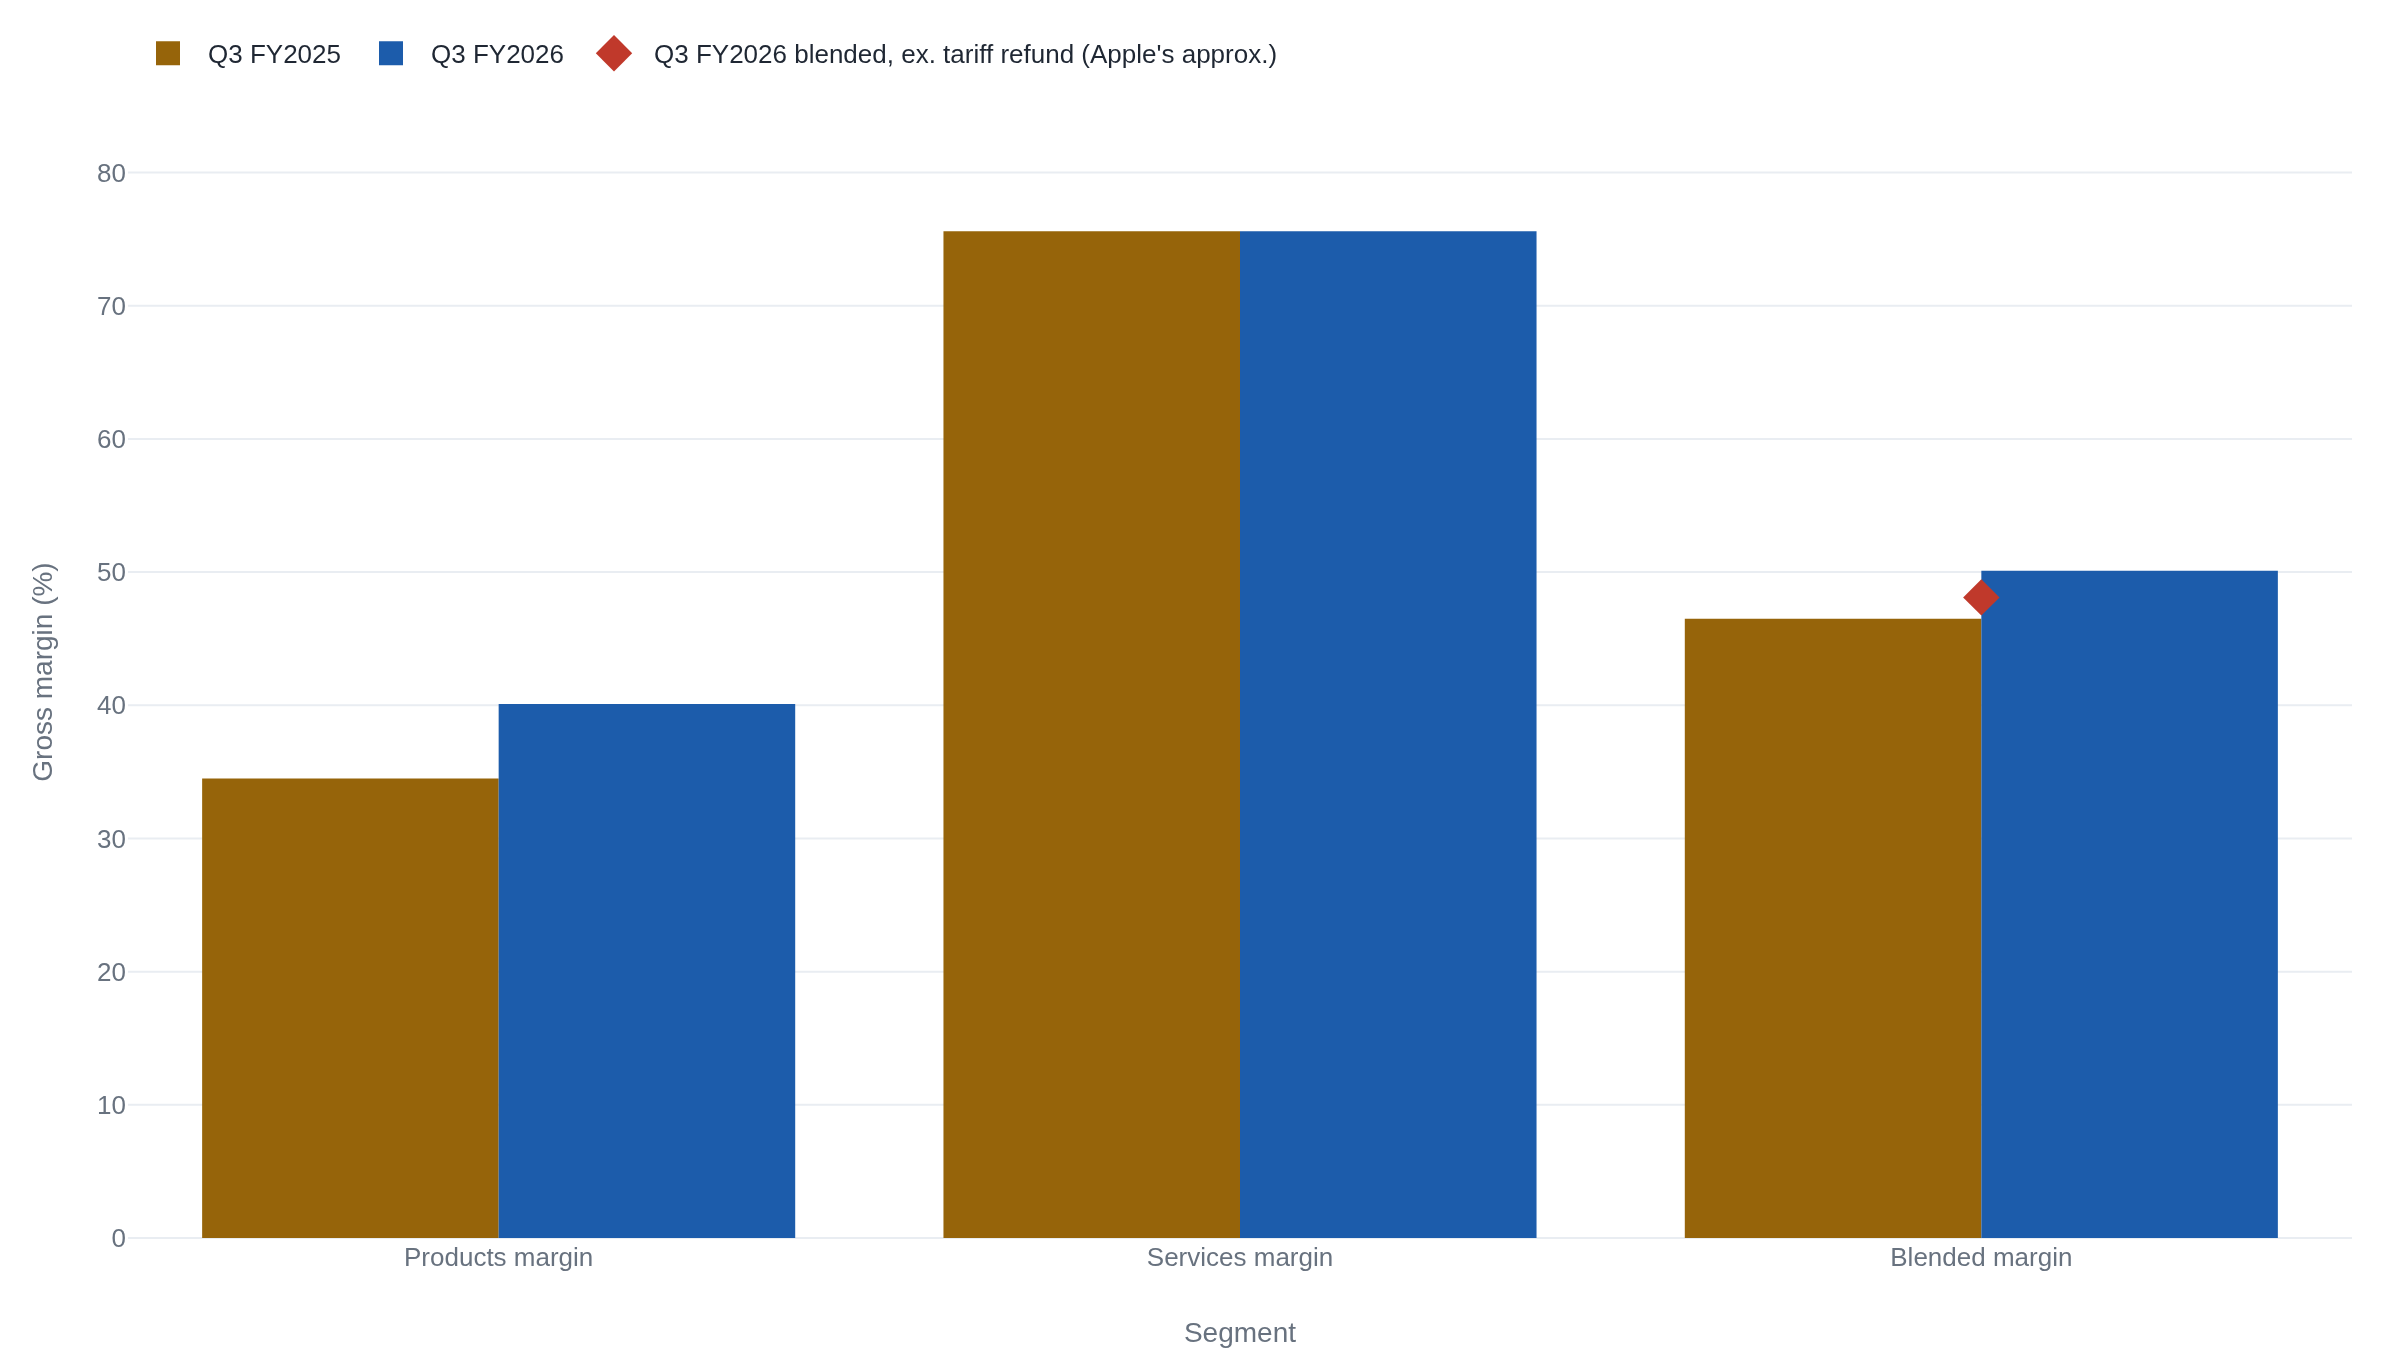

The script that drew this image:
"""Gross margin by segment, Q3 FY2025 vs. Q3 FY2026, with the tariff-refund
component marked on the blended figure.

Products and Services carry structurally different margins; the blended
company margin depends on both the segment margins and the revenue mix
between them. The dashed marker on the Q3 FY2026 blended bar shows
Apple's own approximation of the blended margin with the tariff-refund
benefit removed.

Data (gross margin %, Q3 FY2025 -> Q3 FY2026):
  Products margin:  34.5% -> 40.1%
  Services margin:  75.6% -> 75.6%  (flat)
  Blended margin:   46.5% -> 50.1%

Apple's own approximation: the blended Q3 FY2026 margin of 50.1% includes
"a favorable impact of approximately 2 percentage points from tariff
refunds," implying a margin near 48.1% without that one-time item.

Sources: Apple Inc., Form 10-Q for the quarter ended June 27, 2026, filed
with SEC EDGAR 2026-07-31, accession 0000320193-26-000020 (Products/Services
gross-margin table, MD&A "Gross Margin" section) and Form 8-K Exhibit 99.1,
"Apple reports third quarter results," filed 2026-07-30, accession
0000320193-26-000018 (tariff-refund quantification, opening paragraph).
"""

import plotly.graph_objects as go

categories = ["Products margin", "Services margin", "Blended margin"]
fy25 = [34.5, 75.6, 46.5]
fy26 = [40.1, 75.6, 50.1]

fig = go.Figure()
fig.add_trace(go.Bar(name="Q3 FY2025", x=categories, y=fy25))
fig.add_trace(go.Bar(name="Q3 FY2026", x=categories, y=fy26))

fig.add_trace(
    go.Scatter(
        name="Q3 FY2026 blended, ex. tariff refund (Apple's approx.)",
        x=["Blended margin"],
        y=[48.1],
        mode="markers",
        marker=dict(symbol="diamond", size=14, color="#c0392b"),
    )
)

fig.update_layout(
    barmode="group",
    yaxis_title="Gross margin (%)",
    yaxis=dict(range=[0, 85]),
    xaxis_title="Segment",
    legend=dict(orientation="h", yanchor="bottom", y=1.02, xanchor="left", x=0),
)
